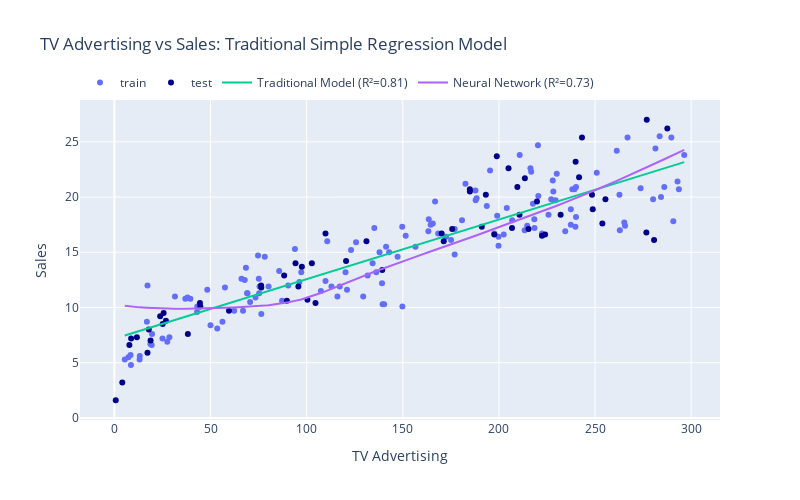

Notebook code for this chart:
### Code cell
# Scatterplot with models
sorted_data_train = data_train.sort_values(by='X')
# Train and test sets
fig = px.scatter(t, x='TV', y='Sales', color='Set',
           color_discrete_map={'train':'#636EFA', 'test':'darkblue'},
           labels={'TV':'TV Advertising', 'Sales':'Sales', 'Set':''},
           title="TV Advertising vs Sales: Traditional Simple Regression Model", 
           width=800, height=500)  
# Traditional Simple Regression Model
fig.add_scatter(x=sorted_data_train.X, y=sorted_data_train.y_tm, mode='lines',
                name=f'Traditional Model (R\u00b2={r2_tm:.2f})')
# Neural Network Regression Model
fig.add_scatter(x=sorted_data_train.X, y=sorted_data_train.y_nn, mode='lines',
                name=f'Neural Network (R\u00b2={r2_nn:.2f})')
# Update the legend position
fig.update_layout(legend=dict(
        orientation='h', x=0, y=1.1,
        xanchor='left',  yanchor='top'))
fig.show()

### Figure 1 — Plotly figure (JSON) as saved in the notebook; plotly's stock layout.template omitted (floating-point values rounded to 4 significant figures; data arrays with more than 128 entries replaced by an {"elided": "..."} marker saying what was removed)
{"data": [{"hovertemplate": "=train<br>TV Advertising=%{x}<br>Sales=%{y}<extra></extra>", "legendgroup": "train", "marker": {"color": "#636EFA", "symbol": "circle"}, "mode": "markers", "name": "train", "orientation": "v", "showlegend": true, "type": "scatter", "x": {"elided": "140 float values"}, "xaxis": "x", "y": {"elided": "140 float values"}, "yaxis": "y"}, {"hovertemplate": "=test<br>TV Advertising=%{x}<br>Sales=%{y}<extra></extra>", "legendgroup": "test", "marker": {"color": "darkblue", "symbol": "circle"}, "mode": "markers", "name": "test", "orientation": "v", "showlegend": true, "type": "scatter", "x": [280.7, 248.8, 97.5, 276.7, 255.4, 215.4, 170.2, 94.2, 239.9, 38.2, 25.6, 120.5, 191.1, 17.9, 213.5, 276.9, 4.1, 206.8, 18.8, 17.2, 248.4, 209.6, 109.8, 243.2, 205, 104.6, 232.1, 7.8, 8.7, 184.9, 95.7, 184.9, 25.1, 26.8, 287.6, 193.2, 44.7, 89.7, 76.3, 175.7, 197.6, 139.3, 219.8, 210.7, 102.7, 253.8, 222.4, 224, 241.7, 0.7, 23.8, 59.6, 100.4, 171.3, 88.3, 44.5, 198.9, 76.4, 11.7, 131.1], "xaxis": "x", "y": [16.1, 18.9, 13.7, 16.8, 19.8, 17.1, 16.7, 14, 23.2, 7.6, 9.5, 14.2, 17.3, 8, 21.7, 27, 3.2, 17.2, 7, 5.9, 20.2, 20.9, 16.7, 25.4, 22.6, 10.4, 18.4, 6.6, 7.2, 20.5, 11.9, 20.7, 8.5, 8.8, 26.2, 20.2, 10.1, 10.6, 12, 17.1, 16.6, 13.4, 19.6, 18.4, 14, 17.6, 16.5, 16.6, 21.8, 1.6, 9.2, 9.7, 10.7, 16, 12.9, 10.4, 23.7, 11.8, 7.3, 16], "yaxis": "y"}, {"mode": "lines", "name": "Traditional Model (R²=0.81)", "type": "scatter", "x": {"elided": "140 float values"}, "y": {"elided": "140 float values"}}, {"mode": "lines", "name": "Neural Network (R²=0.73)", "type": "scatter", "x": {"elided": "140 float values"}, "y": {"elided": "140 float values"}}], "layout": {"height": 500, "legend": {"orientation": "h", "title": {"text": ""}, "tracegroupgap": 0, "x": 0, "xanchor": "left", "y": 1.1, "yanchor": "top"}, "title": {"text": "TV Advertising vs Sales: Traditional Simple Regression Model"}, "width": 800, "xaxis": {"anchor": "y", "domain": [0, 1], "title": {"text": "TV Advertising"}}, "yaxis": {"anchor": "x", "domain": [0, 1], "title": {"text": "Sales"}}}}
